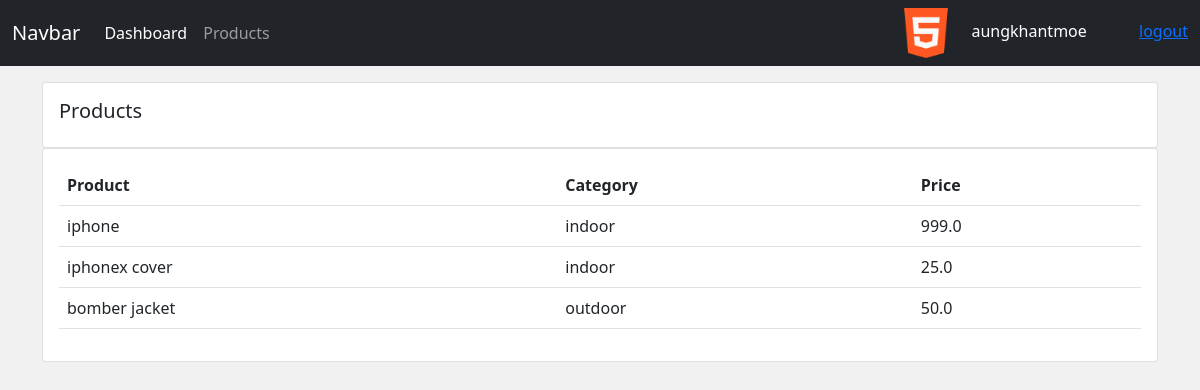
/product_page/ (signed in), run on the app's committed database.
### accounts/models.py (models this page shows, shortened)
class Customer(models.Model):
    user=models.OneToOneField(User,on_delete=models.CASCADE,null=True)
    profile_pic=models.ImageField(null=True,blank=True,upload_to='static/profiles')
    email=models.CharField(max_length=200,null=True)
    phone=models.CharField(max_length=200,null=True)
    created_at=models.DateTimeField(auto_now_add=True)

class Product(models.Model):
    category=(
        ('indoor','In Door'),
        ('outdoor','Out Door')
    )
    name=models.CharField(max_length=200,null=True)
    price=models.FloatField(null=True)
    category=models.CharField(max_length=200,null=True,choices=category)
    description=models.CharField(max_length=200,null=True,blank=True)
    created_at=models.DateTimeField(auto_now_add=True)
    tags=models.ManyToManyField(Tag)

### accounts/decorators.py (the view)
        def wrapper(request,*args, **kwargs):#argument and keyword argument
            if request.user.groups.first().name in roles:
                return view_fun(request,*args, **kwargs)#orderCreate
            else:
                return HttpResponse('you are not authorized')

### accounts/views.py (called while the page is built)
@login_required(login_url='/login')
@allowed_roles(roles=['admin'])
def product(request):
    products=Product.objects.all()
    return render(request,'accounts/products.html',{
        'products':products
    })

### accounts/templates/accounts/products.html
{% extends 'accounts/master.html' %}
{% block content %}
<div class="row">
    <div class="col-md">
        <div class="card card-body">
            <h5>Products</h5>
        </div>
        <div class="card card-body">
            <table class="table">
                <tr>
                    <th>Product</th>
                    <th>Category</th>
                    <th>Price</th>
                </tr>
                {% for product in products %}
                    <tr>
                        <td>{{product.name}}</td>
                        <td>{{product.category}}</td>
                        <td>{{product.price}}</td>
                    </tr>
                {% endfor %}
            </table>
        </div>
    </div>
</div>
{% endblock content %}

### accounts/templates/accounts/components/navbar.html (shortened to what this page needs)
<nav class="navbar navbar-expand-lg navbar-dark bg-dark">
    <div class="container-fluid">
        <a class="navbar-brand" href="#">Navbar</a>
        {% if request.user.is_authenticated %}
        <div class="collapse navbar-collapse" id="navbarNav">
        <ul class="navbar-nav">
            <li class="nav-item">
                <a class="nav-link active" aria-current="page" href={% url 'dashboard' %}>Dashboard</a>
            </li>
            <li class="nav-item">
                <a class="nav-link" href= {% url 'products' %} >Products</a>
            </li>
        </ul>
        </div>
        {% endif %}
        {% if request.user.is_authenticated %}
            <div class="text-white">
                <img src="{{request.user.customer.profile_pic}}" width="50px" height="50px" style="border-radius=50%" class="me-3" >
                <span class="me-5">{{request.user.username}}</span>
                <a href="{% url 'userlogout'%}">logout</a>
            </div>
        {% else %}
            <div class="text-white me-5">
                <a href="{% url 'userlogin'%}" class="me-3">Login</a>
                <a href="{% url 'register' %}">Register</a>
            </div>
        {% endif %}
        </div>
</nav>

### accounts/static/accounts/css/style.css (style rules this page uses)
body { background-color:#f1f1f1; }

### data on the page
Product: name "iphone", category "indoor", price "999.0"
Product: name "iphonex cover", category "indoor", price "25.0"
Product: name "bomber jacket", category "outdoor", price "50.0"

### other printed values
{{ request.user.username }} "aungkhantmoe"
